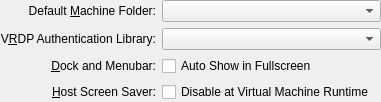
<ui version="4.0">
 <comment>
 VBox frontends: Qt4 GUI ("VirtualBox"):

 Copyright (C) 2008-2012 Oracle Corporation

 This file is part of VirtualBox Open Source Edition (OSE), as
 available from http://www.virtualbox.org. This file is free software;
 you can redistribute it and/or modify it under the terms of the GNU
 General Public License (GPL) as published by the Free Software
 Foundation, in version 2 as it comes in the "COPYING" file of the
 VirtualBox OSE distribution. VirtualBox OSE is distributed in the
 hope that it will be useful, but WITHOUT ANY WARRANTY of any kind.
 </comment>
 <class>UIGlobalSettingsGeneral</class>
 <widget class="QWidget" name="UIGlobalSettingsGeneral">
  <layout class="QGridLayout">
   <property name="margin">
    <number>0</number>
   </property>
   <item row="0" column="0">
    <widget class="QLabel" name="m_pLabelMachineFolder">
     <property name="text">
      <string>Default &amp;Machine Folder:</string>
     </property>
     <property name="alignment">
      <set>Qt::AlignRight|Qt::AlignTrailing|Qt::AlignVCenter</set>
     </property>
     <property name="buddy">
      <cstring>m_pSelectorMachineFolder</cstring>
     </property>
    </widget>
   </item>
   <item row="0" column="1" colspan="2">
    <widget class="VBoxFilePathSelectorWidget" name="m_pSelectorMachineFolder">
     <property name="sizePolicy">
      <sizepolicy hsizetype="MinimumExpanding" vsizetype="Fixed">
       <horstretch>0</horstretch>
       <verstretch>0</verstretch>
      </sizepolicy>
     </property>
     <property name="whatsThis">
      <string>Displays the path to the default virtual machine folder. This folder is used, if not explicitly specified otherwise, when creating new virtual machines.</string>
     </property>
    </widget>
   </item>
   <item row="1" column="0">
    <widget class="QLabel" name="m_pLabelVRDPLibName">
     <property name="text">
      <string>V&amp;RDP Authentication Library:</string>
     </property>
     <property name="alignment">
      <set>Qt::AlignRight|Qt::AlignTrailing|Qt::AlignVCenter</set>
     </property>
     <property name="buddy">
      <cstring>m_pSelectorVRDPLibName</cstring>
     </property>
    </widget>
   </item>
   <item row="1" column="1" colspan="2">
    <widget class="VBoxFilePathSelectorWidget" name="m_pSelectorVRDPLibName">
     <property name="sizePolicy">
      <sizepolicy hsizetype="MinimumExpanding" vsizetype="Fixed">
       <horstretch>0</horstretch>
       <verstretch>0</verstretch>
      </sizepolicy>
     </property>
     <property name="whatsThis">
      <string>Displays the path to the library that provides authentication for Remote Display (VRDP) clients.</string>
     </property>
    </widget>
   </item>
   <item row="2" column="0">
    <widget class="QLabel" name="m_pLabelPresentationMode">
     <property name="text">
      <string>&amp;Dock and Menubar:</string>
     </property>
     <property name="alignment">
      <set>Qt::AlignRight|Qt::AlignTrailing|Qt::AlignVCenter</set>
     </property>
     <property name="buddy">
      <cstring>m_pCheckBoxPresentationMode</cstring>
     </property>
    </widget>
   </item>
   <item row="2" column="1">
    <widget class="QCheckBox" name="m_pCheckBoxPresentationMode">
     <property name="text">
      <string>Auto Show in Fullscreen</string>
     </property>
     <property name="whatsThis">
      <string>When checked, Dock and Menubar will be shown in virtual machine fullscreen.</string>
     </property>
    </widget>
   </item>
   <item row="3" column="0">
    <widget class="QLabel" name="m_pLabelHostScreenSaver">
     <property name="text">
      <string>&amp;Host Screen Saver:</string>
     </property>
     <property name="alignment">
      <set>Qt::AlignRight|Qt::AlignTrailing|Qt::AlignVCenter</set>
     </property>
     <property name="buddy">
      <cstring>m_pCheckBoxHostScreenSaver</cstring>
     </property>
    </widget>
   </item>
   <item row="3" column="1">
    <widget class="QCheckBox" name="m_pCheckBoxHostScreenSaver">
     <property name="whatsThis">
      <string>When checked, the host screen saver will be disabled whenever a virtual machine is running.</string>
     </property>
     <property name="text">
      <string>Disable at Virtual Machine Runtime</string>
     </property>
    </widget>
   </item>
   <item row="4" column="0" colspan="3">
    <spacer>
     <property name="orientation">
      <enum>Qt::Vertical</enum>
     </property>
     <property name="sizeHint" stdset="0">
      <size>
       <width>0</width>
       <height>0</height>
      </size>
     </property>
    </spacer>
   </item>
  </layout>
 </widget>
 <customwidgets>
  <customwidget>
   <class>VBoxFilePathSelectorWidget</class>
   <extends>QComboBox</extends>
   <header>VBoxFilePathSelectorWidget.h</header>
   <container>1</container>
  </customwidget>
 </customwidgets>
 <resources/>
 <connections/>
</ui>
